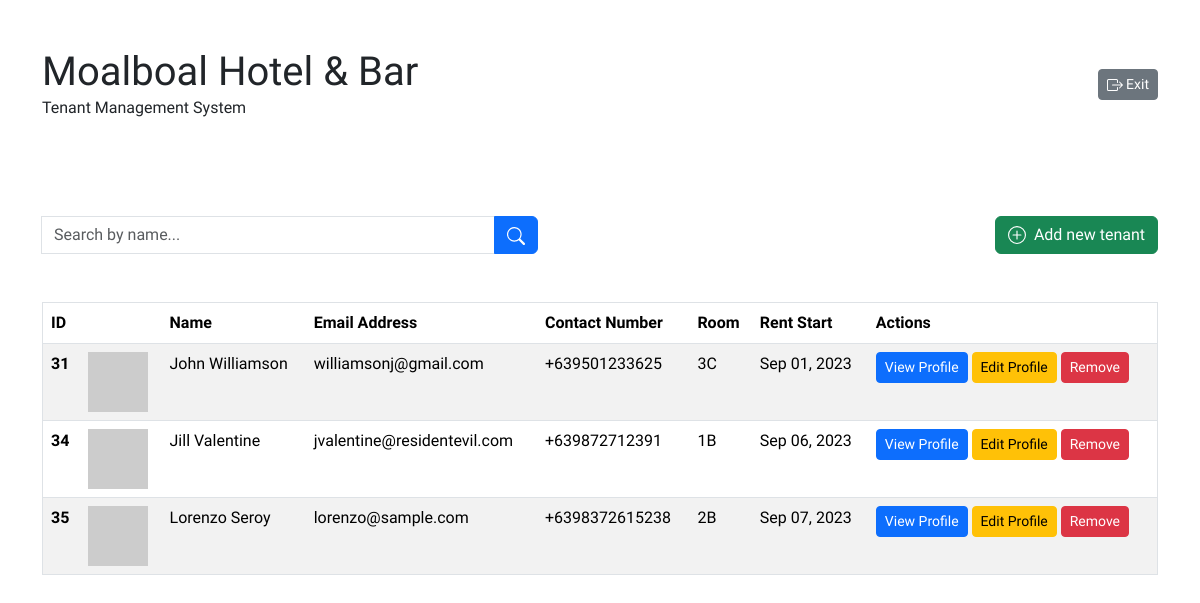
/ (signed in), run on an earlier commit of the app's database.
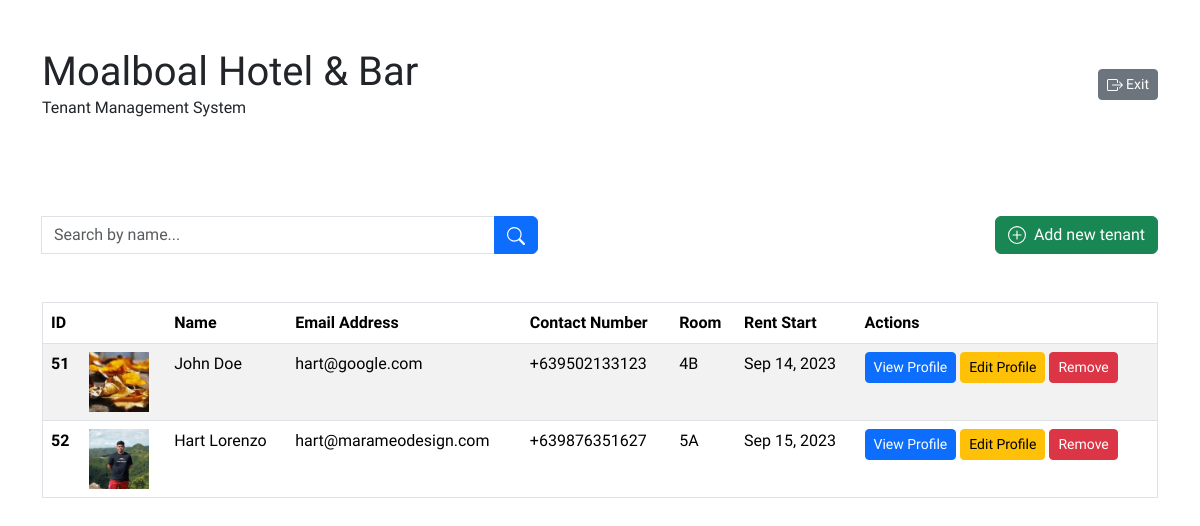
And on a later commit of the database.
### tables this page shows
CREATE TABLE `tenants` (
  `id` int(11) NOT NULL,
  `name` varchar(100) NOT NULL,
  `email` varchar(255) NOT NULL,
  `contact` varchar(15) NOT NULL,
  `profile_image` varchar(1024) DEFAULT NULL,
  `room` varchar(20) NOT NULL,
  `rent_start` datetime NOT NULL
);

### app/Core/functions.php (called while the page is built, shortened)
<?php
function base_path($path = '') {
  return BASE_PATH . ($path ? DIRECTORY_SEPARATOR . $path : '');
}
function urlIs($value) {
  return $_SERVER['REQUEST_URI'] === $value;
}
function view($path, $attributes = []) {
  extract($attributes);
  return require base_path("app/views/{$path}.view.php");
}
function get_template_part($template_part, $attributes = []) {
  view("partials/{$template_part}", $attributes);
}
function assetPath($path_to_file) {
  return ROOT . "/assets/{$path_to_file}";
}
function getProfileImage($image) {
  if (!isset($image) || !strlen($image)) return "https://placehold.co/75";
  return assetPath("images/{$image}");
}
function auth() {
  return $_SESSION['user'] ?? false;
}
function isHome() {
  return (bool) urlIs('/');
}
function convertDate($value, $format = 'Y-m-d H:i:s') {
  return date($format, strtotime($value));
}

### app/Http/controllers/Tenants/index.php (called while the page is built, shortened)
<?php
$db = App::resolve(Database::class);
if (searchIsEmpty()) {
  $tenants = $db->query('select * from tenants')->findAll();
} else {
  $tenants = $db->query('select * from tenants where lower(name) like :search', [
    ':search' => '%' . strtolower($_GET['search']) . '%'
  ])->findAll();
}
view('tenants/index', [
  'tenants' => $tenants
]);

### public/index.php (called while the page is built, shortened)
<?php
require __DIR__ . '/../app/Core/init.php';
require __DIR__ . '/../app/Core/bootstrap.php';
try {
  $router->route($uri, $method);
} catch (ValidationException $exception) {
  Session::flash('errors', $exception->errors);
  Session::flash('old', $exception->old);
  redirect($router->prevURL());
}

### app/Core/App.php (called while the page is built, shortened)
<?php
class App
{
  protected static $container;
  public static function setContainer($container)
  {
    static::$container = $container;
  }
  public static function container()
  {
    return static::$container;
  }
  public static function resolve($key)
  {
    return static::container()->resolve($key);
  }
}

### app/Core/Container.php (called while the page is built, shortened)
<?php
class Container
{
  protected $bindings = [];
  public function bind($key, $resolver)
  {
    $this->bindings[$key] = $resolver;
  }
  public function resolve($key)
  {
    $resolver = $this->bindings[$key];
    return call_user_func($resolver);
  }
}

### app/Core/Database.php (called while the page is built, shortened)
<?php
class Database
{
  public $connection;
  protected $statement;
  public function __construct()
  {
    $dsn = 'mysql:host=' . DBHOST . ';dbname=' . DBNAME . ';charset=utf8mb4';
    $this->connection = new PDO($dsn, DBUSER, DBPASS, [
      PDO::ATTR_DEFAULT_FETCH_MODE => PDO::FETCH_ASSOC
    ]);
  }
  public function query($query, $params = [])
  {
    $this->statement = $this->connection->prepare($query);
    $this->statement->execute($params);
    return $this;
  }
  public function findAll()
  {
    return $this->statement->fetchAll();
  }
}

### app/Core/bootstrap.php (called while the page is built, shortened)
<?php
$container = new Container();
$container->bind('Core\Database', function() {
  return new Database();
});

### app/views/tenants/index.view.php (the view, shortened to what this page needs)
<?php
get_template_part('header');
get_template_part('search', [
  'tenants' => $tenants
]);
?>
<?php if (!empty($tenants)) : ?>
  <table class="table table-striped border">
      <thead>
        <tr>
          <th scope="col">ID</th>
          <th scope="col">&nbsp;<span class="visually-hidden">Profile Image</span></th>
          <th scope="col">Name</th>
          <th scope="col">Email Address</th>
          <th scope="col">Contact Number</th>
          <th scope="col">Room</th>
          <th scope="col">Rent Start</th>
          <th scope="col">Actions</th>
        </tr>
      </thead>
      <tbody>
  <?php foreach ($tenants as $tenant) : ?>
        <tr>
          <th scope="row"><?php echo $tenant['id']; ?></th>
          <td>
            <img src="<?php echo getProfileImage($tenant['profile_image']) ?>" alt="Photo of <?php echo $tenant['name']; ?>" width="60" height="60" loading="lazy" style="object-fit: cover;object-position: center;">
          </td>
          <td><?php echo $tenant['name']; ?></td>
          <td><a href="mailto:<?php echo $tenant['email']; ?>"><?php echo $tenant['email']; ?></a></td>
          <td><a href="tel:<?php echo $tenant['contact'];?>"><?php echo $tenant['contact'];?></a></td>
          <td><?php echo $tenant['room']; ?></td>
          <td><?php echo convertDate($tenant['rent_start'], 'M d, Y'); ?></td>
          <td>
            <a href="/tenant/profile?id=<?php echo $tenant['id']; ?>" class="btn btn-primary btn-sm">View Profile</a>
            <a href="/tenant/edit?id=<?php echo $tenant['id']; ?>" class="btn btn-warning btn-sm">Edit Profile</a>
            <form action="/tenant/delete" method="POST" class="d-inline-block">
              <button class="btn btn-danger btn-sm" type="submit">Remove</button>
            </form>
          </td>
        </tr>
  <?php endforeach; ?>
    </tbody>
  </table>
<?php else : ?>
  <h2>No tenants yet...</h2>
<?php endif; ?>
<?php get_template_part('footer'); ?>

### app/Core/Router.php (shortened to what this page needs)
<?php
class Router
{
  protected $routes = [];
  public function add($method, $uri, $controller)
  {
    $this->routes[] = [
      'uri' => $uri,
      'controller' => $controller,
      'method' => $method,
      'middleware' => null
    ];
  }
  public function only($key)
  {
    $this->routes[array_key_last($this->routes)]['middleware'] = $key;
  }
  public function route($uri, $method)
  {
    foreach ($this->routes as $route) {
      if ($route['uri'] === $uri && $route['method'] === strtoupper($method)) {
        return require base_path("app/Http/controllers/{$route['controller']}.php");
      }
    }
  }
}

### app/views/partials/header.view.php (shortened to what this page needs)
<!DOCTYPE html>
<html lang="en">
<head>
  <link href="https://cdn.jsdelivr.net/npm/bootstrap@5.3.1/dist/css/bootstrap.min.css" rel="stylesheet">
  <link rel="stylesheet" href="<?php echo assetPath('css/style.css'); ?>">
</head>
<body>
  <header class="mb-5 pt-5">
    <div class="container">
      <div class="row">
        <div class="col-12 col-md-6">
          <?php if (isHome()) : ?>
          <h1 class="m-0"><?php echo COMPANY_NAME; ?></h1>
          <?php else : ?>
          <h1 class="m-0"><a href="/" class="text-decoration-none" aria-label="link to home page"><?php echo COMPANY_NAME; ?></a></h1>
          <?php endif; ?>
          <p class="m-0 fw-light"><?php echo APP_NAME; ?></p>
        </div>
        <div class="col-12 col-md-6 text-md-end d-flex justify-content-end align-items-center gap-2">
          <?php if (auth()) : ?>
            <form action="/manager/logout" method="POST">
              <button type="submit" class="btn btn-secondary btn-sm">
                Exit
              </button>
            </form>
          <?php endif; ?>
        </div>
      </div>
    </div>
  </header>
  <main>
  <?php $containerClasses = (urlIs('/') || isset($_GET['search'])) ? 'container py-5' : 'container' ?>
  <section>
    <div class="<?php echo $containerClasses ?>">

### app/views/partials/search.view.php (shortened to what this page needs)
<div class="d-flex justify-content-between align-items-center mb-5">
  <form class="input-group" method="GET" style="max-width: calc(var(--bs-breakpoint-sm) - 5rem);">
    <input type="search" id="search" class="form-control" name="search" placeholder="Search by name..." value="<?php echo $_GET['search'] ?? ''; ?>">
    <button type="submit" class="btn btn-primary" aria-label="Filter Search">
    </button>
  </form>
  <div class="d-flex gap-2 justify-content-start align-items-start flex-wrap">
    <a href="/tenants/create" class="btn btn-success d-flex justify-content-start align-items-center gap-2">
      Add new tenant
    </a>
  </div>
</div>

### app/views/partials/footer.view.php (shortened to what this page needs)
</div>
</section>
</main>
</body>
</html>

### public/assets/css/style.css (style rules this page uses)
body { font-family: 'Nunito Sans', sans-serif; min-height: 100vh; }
td a { text-decoration: none; color: inherit; }
a { color: inherit; }

What changed in the data, as far as the page shows it:
removed tenants: id "31", name "John Williamson", email "williamsonj@gmail.com", contact "+639501233625", room "3C", rent_start "Sep 01, 2023"
removed tenants: id "34", name "Jill Valentine", email "jvalentine@residentevil.com", contact "+639872712391", room "1B", rent_start "Sep 06, 2023"
removed tenants: id "35", name "Lorenzo Seroy", email "lorenzo@sample.com", contact "+6398372615238", room "2B", rent_start "Sep 07, 2023"
added tenants: id "51", profile_image (picture), name "John Doe", email "hart@google.com", contact "+639502133123", room "4B", rent_start "Sep 14, 2023"
added tenants: id "52", profile_image (picture), name "Hart Lorenzo", email "hart@marameodesign.com", contact "+639876351627", room "5A", rent_start "Sep 15, 2023"
